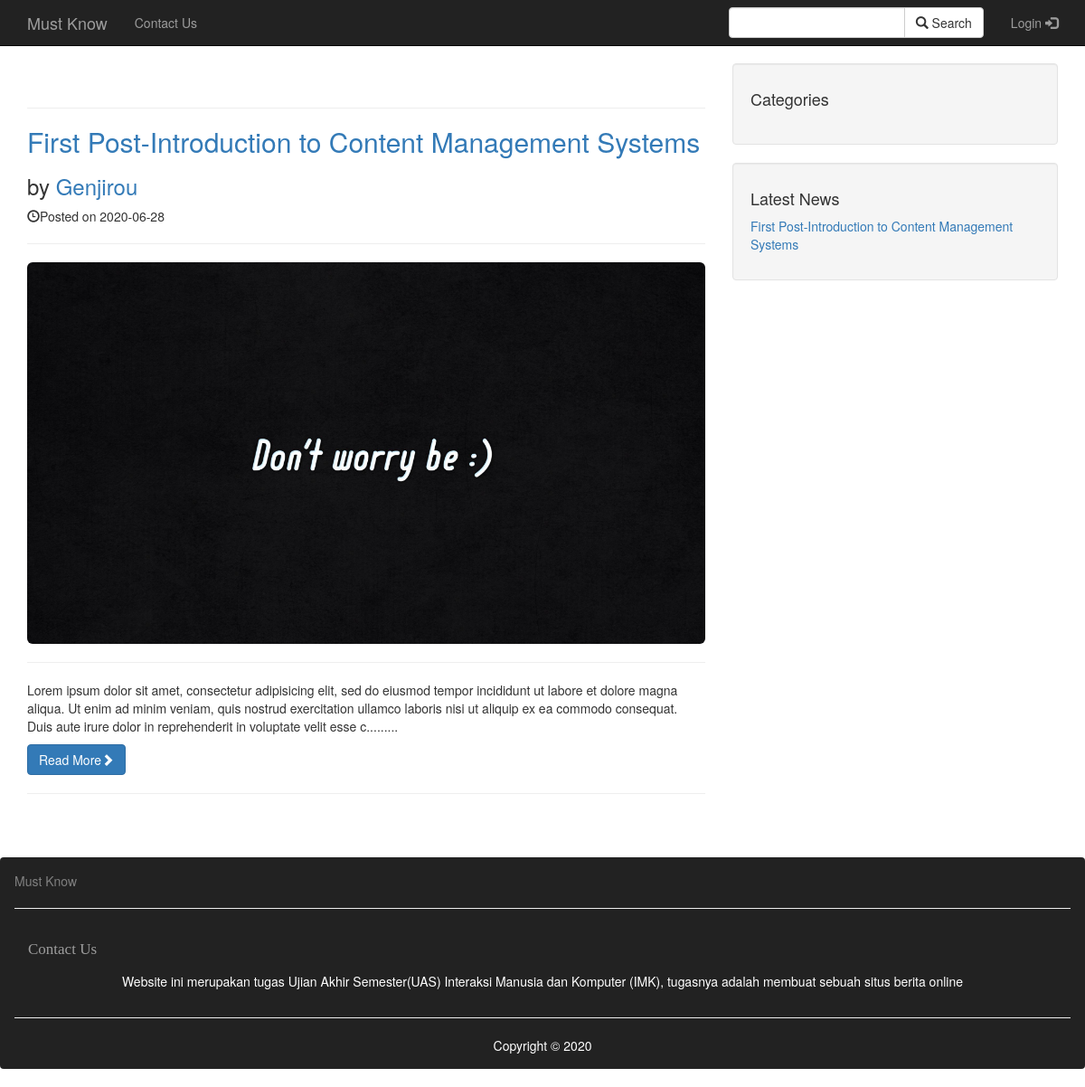
Screenshot of /category.php?cat_id=1 with the database file from the repository.
### tables this page shows
CREATE TABLE `posts` (
  `post_id` int(3) NOT NULL,
  `post_category_id` int(3) NOT NULL,
  `post_title` varchar(255) NOT NULL,
  `post_author` varchar(255) NOT NULL,
  `post_date` date NOT NULL,
  `post_image` text NOT NULL,
  `post_content` text NOT NULL,
  `post_tags` varchar(300) NOT NULL,
  `post_comment_count` varchar(255) NOT NULL,
  `post_status` varchar(255) NOT NULL DEFAULT 'draft'
);

### category.php (the view, shortened to what this page needs)
<?php include 'includes/header.php';?>
   <?php include 'includes/navbar.php';?>
            <?php
if (isset($_GET['cat_id'])) {
	$category = $_GET['cat_id'];
}
mysqli_real_escape_string($con,$category);
$query = "SELECT * FROM posts WHERE post_category_id=$category";
$run_query = mysqli_query($con, $query);
$count = mysqli_num_rows($run_query);
if ($count == 0) {
	echo "<h1>No Post in this Category</h1>";
} else {
	$cat_query = "SELECT * FROM `categories` WHERE `cat_id` = '$category'";
	$cat_run = $con -> query($cat_query);
	$cat_get = $cat_run -> fetch_assoc();
	?>
	<div class="container">
        <div class="row">
	        <div class="col-md-8">
						<h1 class="page-header"><?php echo"$cat_get[cat_title]" ?></h1>
						<?php
	while ($row = mysqli_fetch_assoc($run_query)) {
		$post_title = $row['post_title'];
		$post_id = $row['post_id'];
		$post_author = $row['post_author'];
		$post_date = $row['post_date'];
		$post_image = $row['post_image'];
		$post_content = $row['post_content'];
		?>
	        	<p><h2><a href="post.php?post=<?php echo $post_id; ?>"><?php echo $post_title; ?></a></h2></p>
	        	<p><h3>by <a href="#"><?php echo $post_author; ?></a></h3></p>
	        	<p><span class="glyphicon glyphicon-time"></span>Posted on <?php echo $post_date; ?></p>
	        	<hr>
	        	<img class="img-responsive img-rounded" src="img/<?php echo $post_image; ?>" alt="900 * 300">
	        	<hr>
	        	<p><?php echo substr($post_content, 0, 300) . '.........'; ?></p>
	        	<a href="post.php?post=<?php echo $post_id; ?>"><button type="button" class="btn btn-primary">Read More<span class="glyphicon glyphicon-chevron-right"></span></button></a>
	        	<hr>
	        	<?php }}?>
	        </div>
	        <div class="col-md-4">
               <?php include 'includes/sidebar.php';
?>
	        </div>
        </div>
		</div>
      <?php include 'includes/footer.php';?>
</body>
</html>

### includes/widget.php
<div class="well">
                    <?php
                    $get_last4_news_q = "SELECT * FROM `posts` ORDER BY `post_id` DESC LIMIT 4 ";
                    $get_last4_news_r = $con -> query($get_last4_news_q);
?>
                    <h4>Latest News</h4>
                    <ul class="list-unstyled">
                     <?php while($row = $get_last4_news_r->fetch_assoc()): ?>
                        <li><a href=""><?=$row['post_title']?></a></li>
                    <?php endwhile;?>
                    </ul>
                </div>

### css/cms-home.css (style rules this page uses)
body { padding-top: 70px; }
.img-responsive { margin: 0 auto; }

### rows the page displays
posts: post_title "First Post-Introduction to Content Management Systems", post_author "Genjirou", post_date "2020-06-28", post_image (picture), post_content "Lorem ipsum dolor sit amet, consectetur adipisicing elit, sed do eiusmod tempor incididunt ut labore et dolore magna aliqua. Ut enim ad minim veniam, quis nostrud exercitation ullamco laboris nisi ut aliquip ex ea commodo consequat. Duis aute irure dolor in reprehenderit in voluptate velit esse c"
